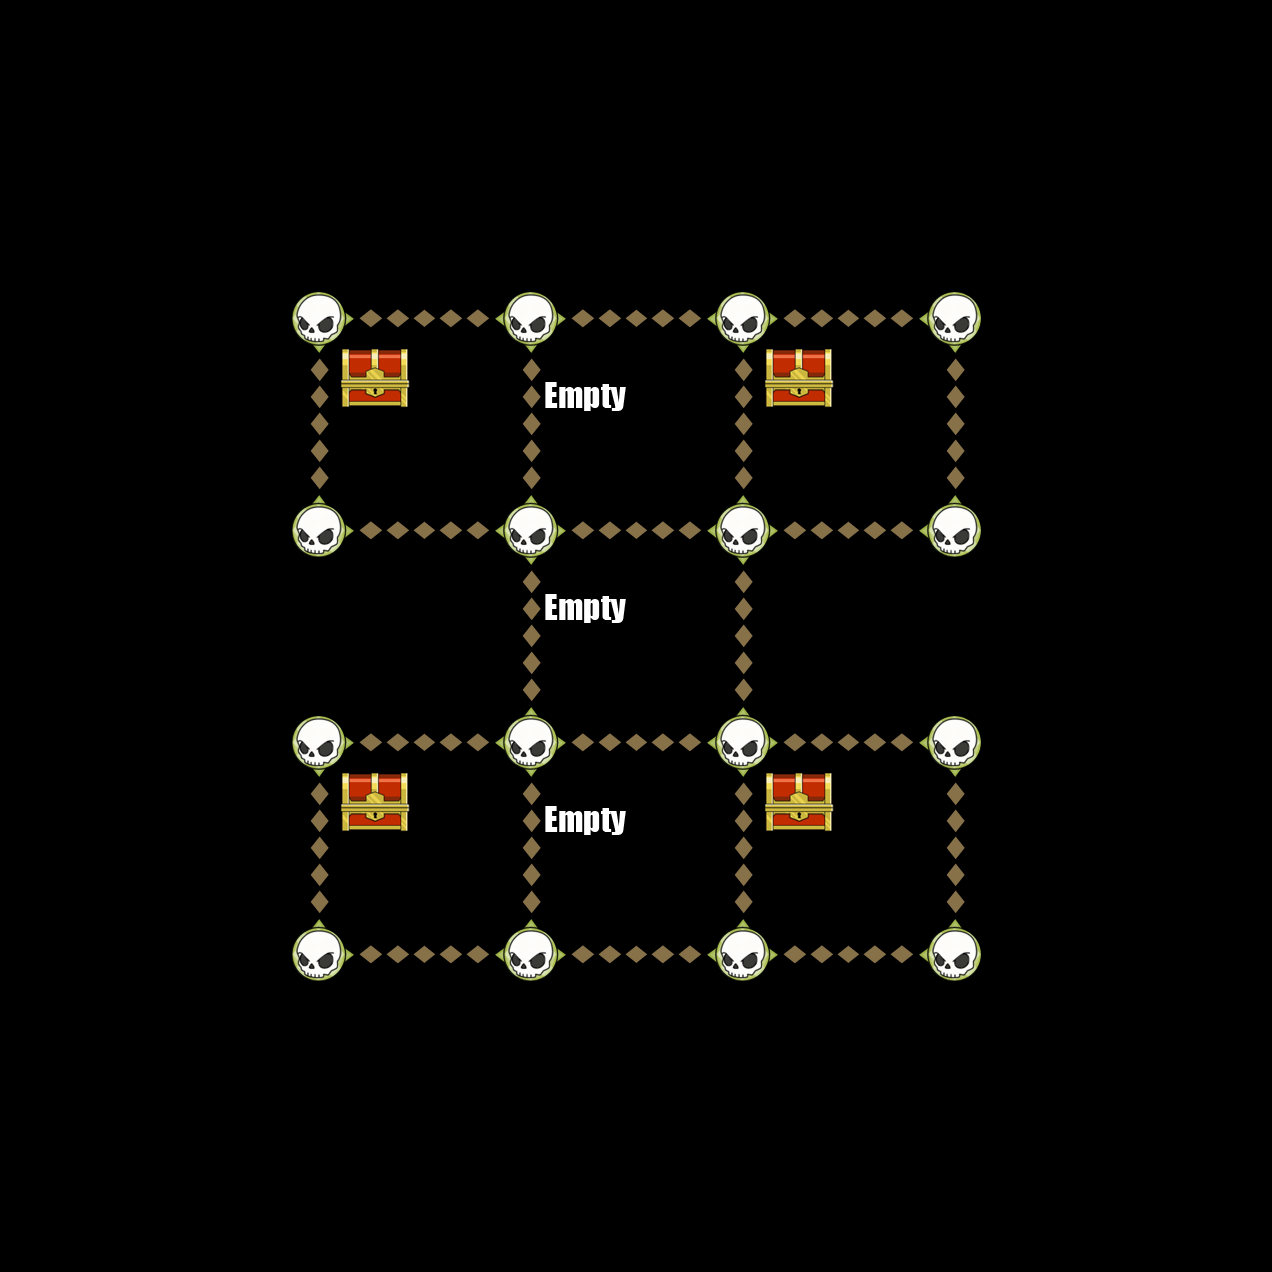

Tiled map render using the project's own tile images. Description and the map definition, with tile-layer contents summarised, below:
An orthogonal 6x6 tile map with 212x212 px tiles, 6 tile layers (Down, Up, Left, Right, ...).

<map version="1.0" orientation="orthogonal" width="6" height="6" tilewidth="212" tileheight="212">
 <tileset firstgid="1" name="TileGraphic_Final-ipadhd" tilewidth="212" tileheight="212">
  <image source="TileGraphic_Final-ipadhd.png" width="636" height="1060" />
  <tile id="0">
   <properties>
    <property name="LineFilled" value="True" />
   </properties>
  </tile>
  <tile id="2">
   <properties>
    <property name="Item" value="TreasureBox" />
   </properties>
  </tile>
  <tile id="4">
   <properties>
    <property name="RowFilled" value="True" />
   </properties>
  </tile>
  <tile id="6">
   <properties>
    <property name="Item" value="CannonLeft" />
   </properties>
  </tile>
  <tile id="7">
   <properties>
    <property name="Item" value="ShipRight" />
   </properties>
  </tile>
  <tile id="8">
   <properties>
    <property name="Item" value="MapOne" />
   </properties>
  </tile>
  <tile id="9">
   <properties>
    <property name="Item" value="CannonRight" />
   </properties>
  </tile>
  <tile id="10">
   <properties>
    <property name="Item" value="ShipLeft" />
   </properties>
  </tile>
  <tile id="11">
   <properties>
    <property name="Item" value="MapTwo" />
   </properties>
  </tile>
  <tile id="12">
   <properties>
    <property name="Item" value="Empty" />
   </properties>
  </tile>
 </tileset>
 <layer name="Down" width="6" height="6">
  <data>[36 cells, 10 non-empty, 1 distinct tile ids]</data>
 </layer>
 <layer name="Up" width="6" height="6">
  <data>[36 cells, 10 non-empty, 1 distinct tile ids]</data>
 </layer>
 <layer name="Left" width="6" height="6">
  <data>[36 cells, 12 non-empty, 1 distinct tile ids]</data>
 </layer>
 <layer name="Right" width="6" height="6">
  <data>[36 cells, 12 non-empty, 1 distinct tile ids]</data>
 </layer>
 <layer name="Dots" width="6" height="6">
  <data>[36 cells, 16 non-empty, 1 distinct tile ids]</data>
 </layer>
 <layer name="Items" width="6" height="6">
  <data>[36 cells, 7 non-empty, 2 distinct tile ids]</data>
 </layer>
</map>
